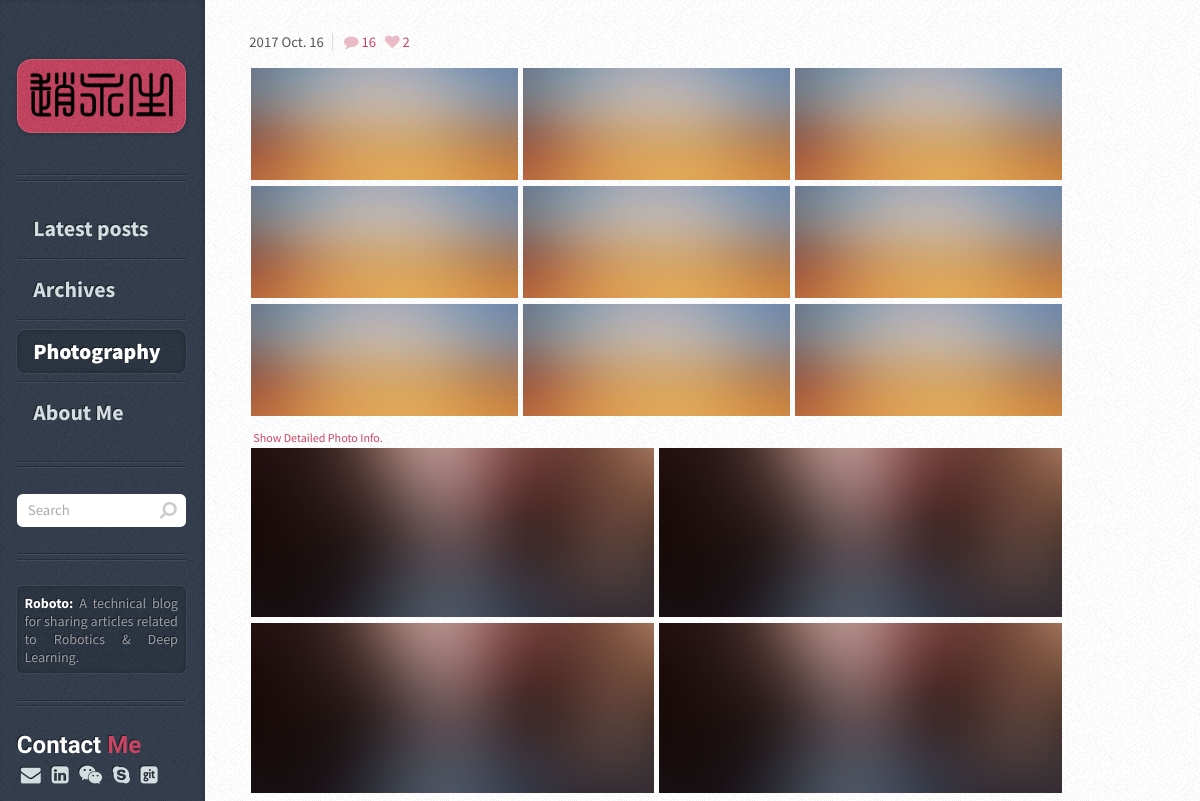
Page /photography/ (upper part) on the earlier database version.
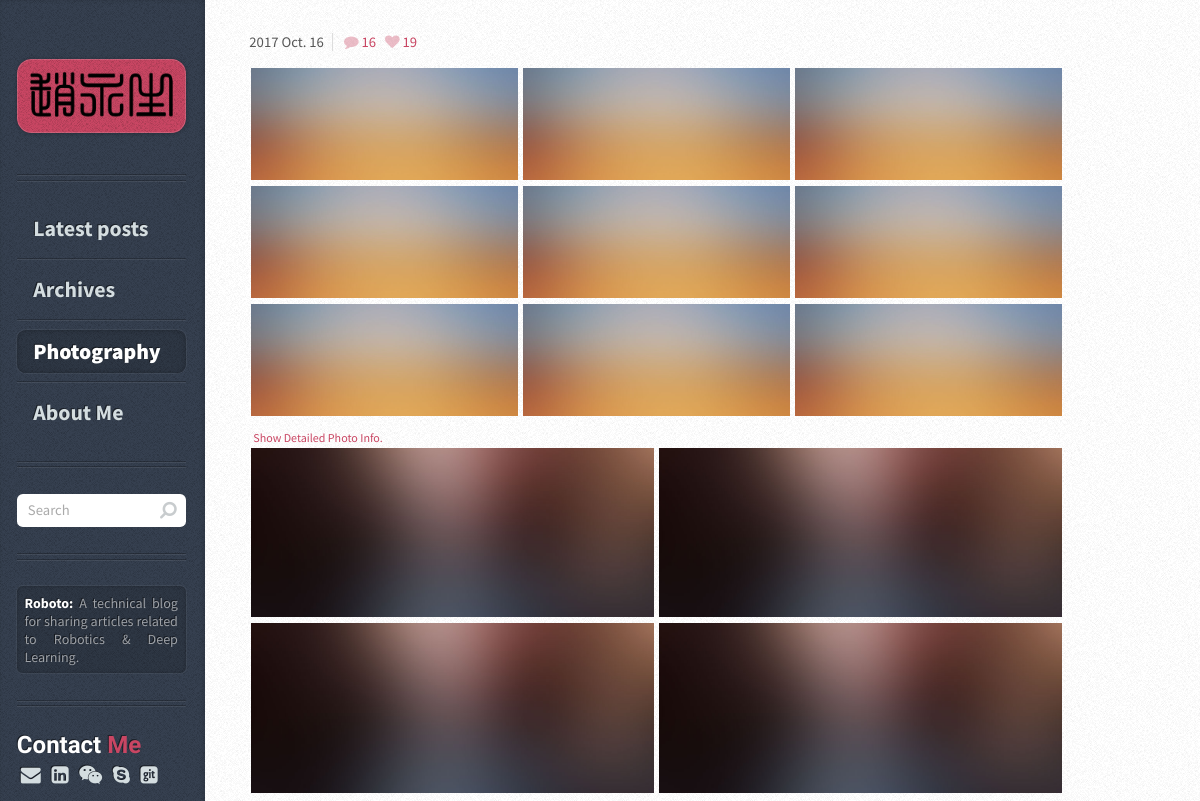
Same page on the later database version.
### article/models.py (models this page shows, shortened)
class Photo(models.Model):
    category = models.CharField(max_length=50, blank=True)  # 照片标签
    lovecount = models.IntegerField(default=0)  # 照片点赞数量
    date_time = models.DateTimeField(auto_now_add=True)  # 照片日期
    abstract = models.TextField(blank=True, null=True)  # 照片简介
    image = models.ImageField(upload_to='photos/', default="")
    class Meta:  # 按时间下降排序
        ordering = ['-date_time']

### article/views.py (the view)
# urls.py: url(r'^photography/$', photography, name='photography'),
def photography(request):
        photo_list = Photo.objects.all()
        return render(request, 'photography.html', {'photo_list': photo_list})

### templates/photography.html (shortened to what this page needs)
{% extends "base.html" %}
{% load static %}
{% block content_post %}
{% for photo in photo_list %}
    <article class="box post post-excerpt">
      <div class="info">
        <span class="date">
          <span class="year">{{photo.date_time.year}}</span>
          {% if photo.date_time.month == 1 %}
              <span class="month">Jan.</span>
          {% elif photo.date_time.month == 2 %}
              <span class="month">Feb.</span>
          {% elif photo.date_time.month == 3 %}
              <span class="month">Mar.</span>
          {% elif photo.date_time.month == 4 %}
              <span class="month">Apr.</span>
          {% elif photo.date_time.month == 5 %}
              <span class="month">May.</span>
          {% elif photo.date_time.month == 6 %}
              <span class="month">Jun.</span>
          {% elif photo.date_time.month == 7 %}
              <span class="month">Jul.</span>
          {% elif photo.date_time.month == 8 %}
              <span class="month">Aug.</span>
          {% elif photo.date_time.month == 9 %}
              <span class="month">Sep.</span>
          {% elif photo.date_time.month == 10 %}
              <span class="month">Oct.</span>
          {% elif photo.date_time.month == 11 %}
              <span class="month">Mov.</span>
          {% else %}
              <span class="month">Dec.</span>
          {% endif %}
          {% if photo.date_time.day < 10 %}
              <span class="month">0{{photo.date_time.day}}</span>
          {% else %}
              <span class="month">{{photo.date_time.day}}</span>
          {% endif %}
        </span>
        <ul class="stats" style="padding:0em; margin:0em">
          <li><a href="#" class="icon fa-comment">16</a></li>
          <li><a href="javascript:void(0)" class="icon fa-heart" onclick="addLove_photo({{photo.id}})" id="a_love_{{photo.id}}" >{{ photo.lovecount }}</a></li>
        </ul>
      </div>
      <div class="photo">
       <ul class="imgbox_9">
        <li><a href="#" ><img src="{% static "images/pic01.jpg" %}" width=100%/></a></li>
        <li><a href="#" ><img src="{% static "images/pic01.jpg" %}" width=100%/></a></li>
        <li><a href="#" ><img src="{% static "images/pic01.jpg" %}" width=100%/></a></li>
        <li><a href="#" ><img src="{% static "images/pic01.jpg" %}" width=100%/></a></li>
        <li><a href="#" ><img src="{% static "images/pic01.jpg" %}" width=100%/></a></li>
        <li><a href="#" ><img src="{% static "images/pic01.jpg" %}" width=100%/></a></li>
        <li><a href="#" ><img src="{% static "images/pic01.jpg" %}" width=100%/></a></li>
        <li><a href="#" ><img src="{% static "images/pic01.jpg" %}" width=100%/></a></li>
        <li><a href="#" ><img src="{% static "images/pic01.jpg" %}" width=100%/></a></li>
       </ul>
       <a style="text-decoration: none; font-size: 12px; padding-left: 4px;" href="javascript:void(0)" onclick="photo_info({{photo.id}})" id="p_info_{{photo.id}}">Show Detailed Photo Info.</a>
      </div>
      <div class="photo">
       <ul class="imgbox_4">
        <li><a href="#" ><img src="{% static "images/pic02.jpg" %}" width=100%/></a></li>
        <li><a href="#" ><img src="{% static "images/pic02.jpg" %}" width=100%/></a></li>
        <li><a href="#" ><img src="{% static "images/pic02.jpg" %}" width=100%/></a></li>
        <li><a href="#" ><img src="{% static "images/pic02.jpg" %}" width=100%/></a></li>
       </ul>
      </div>
    </article>
{% endfor %}
{% endblock %}
{% block content_nav %}
<li><a href="{% url "home" %}">Latest posts</a></li>
<li><a href="{% url "archives" %}">Archives</a></li>
<li class="current"><a href="{% url "photography" %}">Photography</a></li>
<li><a href="{% url "about_me" %}">About Me</a></li>
{% endblock%}

Differences in the rows shown:
changed Photo: lovecount "2" → "19"
